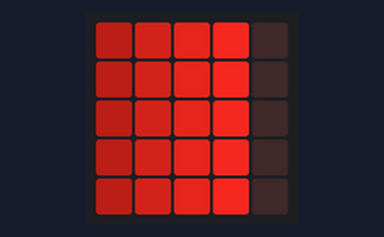
Simulated run of this program. Board: BBC micro:bit (MakeCode). Shown: the board's 5×5 LED display.

Above: at 0.16 s.
At 1.12 s:
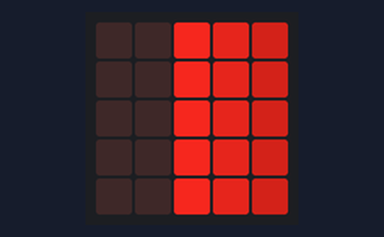
At 1.76 s:
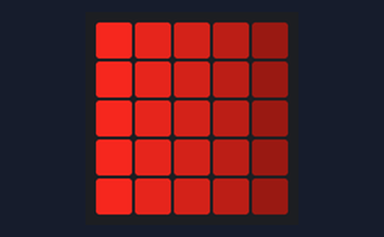
At 2.4 s:
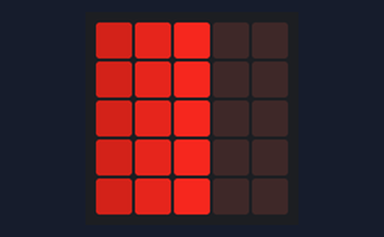

Measured:
- by itself, everything shown: repeats every 2.6 s, in 8 steps

The program:

main.ts
```typescript
let y = 0
let x = 2
let dx = 1
basic.forever(function () {
    basic.clearScreen()
    y = 0
    if (x >= 4) {
        dx = -1
    } else if (x <= 0) {
        dx = 1
    }
    x += dx
    for (let index = 0; index < 5; index++) {
        for (let index = 0; index <= 4; index++) {
            led.plotBrightness(x - dx * index, y, 225 - index * 50)
        }
        y += 1
    }
    basic.pause(300)
})
```

test.ts
```typescript
// 在這裡測試；當此封包作為擴充功能時，將不會編譯此內容。
```
